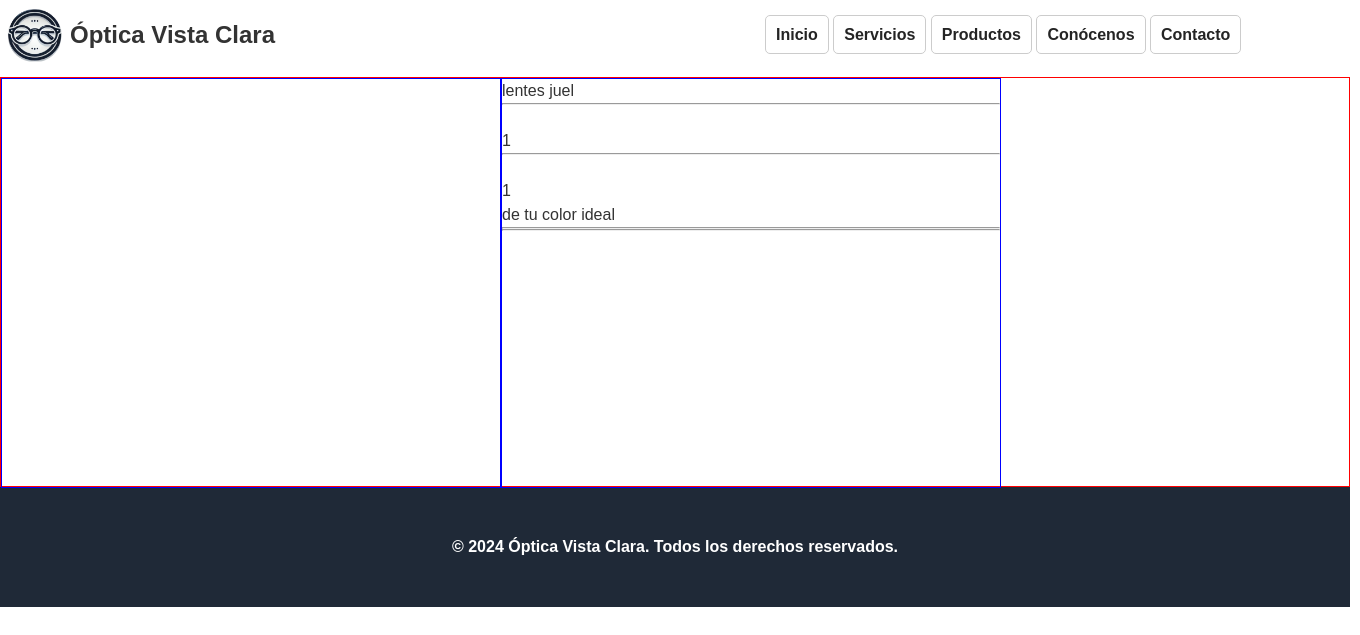
Page /landing_page/ver_lente.php?id=10 on the committed database.
### tables this page shows
CREATE TABLE `productos` (
  `id_producto` int(11) NOT NULL,
  `nombre` varchar(100) DEFAULT NULL,
  `id_categoria` int(5) DEFAULT NULL,
  `precio` int(11) DEFAULT NULL,
  `descripcion` text DEFAULT NULL,
  `stock` int(11) DEFAULT NULL,
  `id_proveedor` int(11) DEFAULT NULL,
  `img` varchar(255) DEFAULT NULL
);

### landing_page/ver_lente.php (the view, shortened to what this page needs)
<!DOCTYPE html>
<html lang="es">
<head>
    <link rel="stylesheet" href="estilo.css">
</head>
<body>
        <?php include "Encabezado.php"; ?>
        <div class="contenedor8">
        <?php
          require "../php/conexion.php";
          $id = $_GET['id'];
          $ver_usuario = "SELECT * FROM productos WHERE id_producto = '$id'";
          $resultado = mysqli_query($conectar, $ver_usuario);
          $fila = $resultado->fetch_array();
          ?>
            <div class="caja8"></div>
            <div class="caja8">
                        <p class="letra"><?php echo "$fila[nombre]"."&nbsp" ?></p>
                        <hr>
                        <br>
                        <p class="letra"><?php echo "$fila[id_categoria]"."&nbsp" ?></p>
                        <hr><br>
                        <p class="letra"><?php echo "$fila[precio]"."&nbsp"?></p>
                        <p class="letra"><?php echo "$fila[descripcion]"."&nbsp"?></p>
                        <hr>
                        <hr>
            </div>
        </div>
    <?php include "Piedepagina.php"; ?>
</body>
</html>

### landing_page/estilo.css (style rules this page uses)
* { box-sizing: border-box; margin: 0; padding: 0; }
body { font-family: helvetica; font-size: 16px; line-height: 24px; color: #333; width: 1350px; }
html { scroll-behavior: smooth; }
:root { --gris1: #ccc; --blanco: #fff ; --negro: #333; --gris2: #f3f4f6; --azul: #1f2937 ; }
.contenedor8 { border: 1px red solid; height: 410px; display: flex; }
.caja8 { border: 1px blue solid; height: 410px; width: 500px; }

### rows in the picture
productos: nombre "lentes juel", id_categoria "1", precio "1", descripcion "de tu color ideal"
